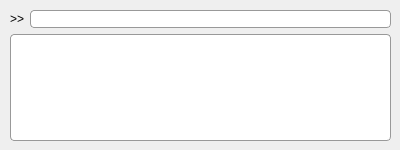
<?xml version="1.0" encoding="UTF-8"?>
<ui version="4.0">
 <class>data_editor</class>
 <widget class="QWidget" name="data_editor">
  <property name="geometry">
   <rect>
    <x>0</x>
    <y>0</y>
    <width>400</width>
    <height>150</height>
   </rect>
  </property>
  <property name="windowTitle">
   <string>Editor</string>
  </property>
  <property name="styleSheet">
   <string notr="true">/*Style sheet for other elements*/
QLineEdit {
	border: 1px solid rgb(153, 153, 153);
	border-radius: 4px;
}

QTextEdit {
	border: 1px solid rgb(153, 153, 153);
	border-radius: 4px;
	background-color: palette(base);
    /*See https://forum.qt.io/topic/62608/qtextedit-doesn-t-display-its-corner-with-border-radius/3*/
}</string>
  </property>
  <widget class="QWidget" name="layoutWidget">
   <property name="geometry">
    <rect>
     <x>10</x>
     <y>10</y>
     <width>381</width>
     <height>131</height>
    </rect>
   </property>
   <layout class="QVBoxLayout" name="verticalLayout">
    <item>
     <layout class="QHBoxLayout" name="horizontalLayout">
      <item>
       <widget class="QLabel" name="label">
        <property name="text">
         <string>&gt;&gt;</string>
        </property>
       </widget>
      </item>
      <item>
       <widget class="QLineEdit" name="line_edit"/>
      </item>
     </layout>
    </item>
    <item>
     <widget class="QTextEdit" name="text_pad">
      <property name="html">
       <string>&lt;!DOCTYPE HTML PUBLIC &quot;-//W3C//DTD HTML 4.0//EN&quot; &quot;http://www.w3.org/TR/REC-html40/strict.dtd&quot;&gt;
&lt;html&gt;&lt;head&gt;&lt;meta name=&quot;qrichtext&quot; content=&quot;1&quot; /&gt;&lt;style type=&quot;text/css&quot;&gt;
p, li { white-space: pre-wrap; }
&lt;/style&gt;&lt;/head&gt;&lt;body style=&quot; font-family:'.SF NS Text'; font-size:13pt; font-weight:400; font-style:normal;&quot;&gt;
&lt;p style=&quot;-qt-paragraph-type:empty; margin-top:0px; margin-bottom:0px; margin-left:0px; margin-right:0px; -qt-block-indent:0; text-indent:0px;&quot;&gt;&lt;br /&gt;&lt;/p&gt;&lt;/body&gt;&lt;/html&gt;</string>
      </property>
     </widget>
    </item>
   </layout>
  </widget>
 </widget>
 <resources/>
 <connections/>
</ui>
